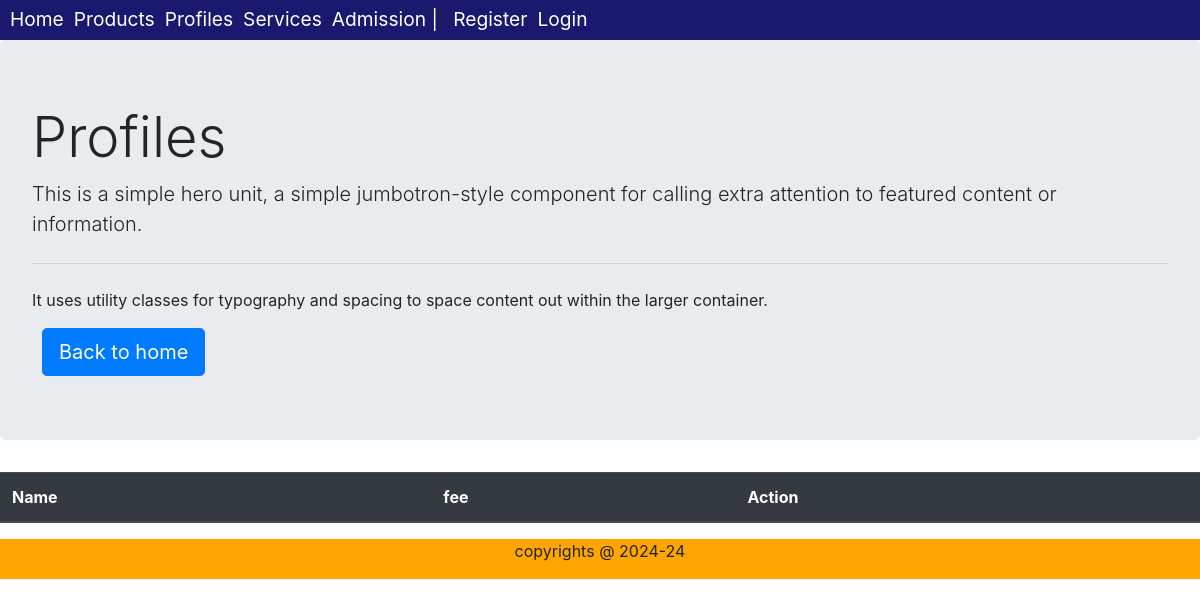
The app's page /profiles, older data.
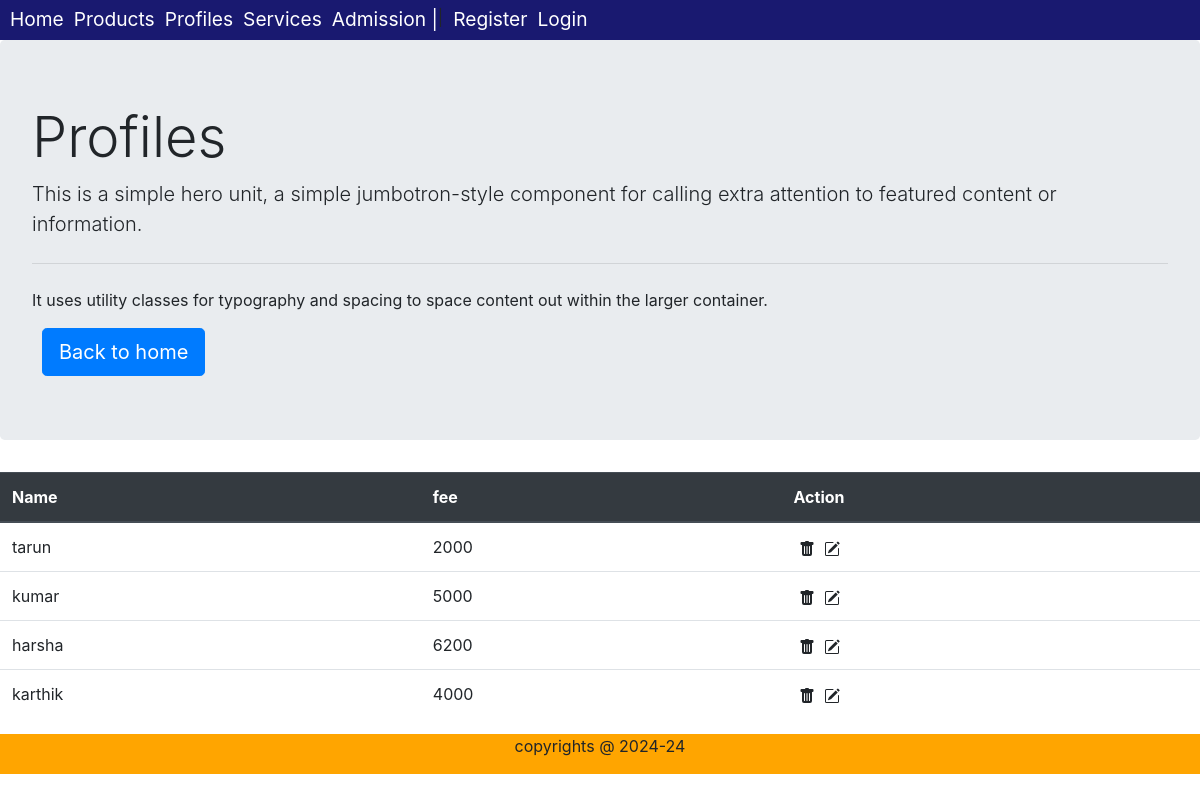
The same page, newer data.
### profiles/models.py (models this page shows)
class Studentprofile(models.Model):
    stu_name=models.CharField(max_length=100)
    fee=models.PositiveIntegerField()
    class Meta:
        verbose_name="Studentprofile"
        verbose_name_plural="Studentprofiles"

### profiles/views.py (the view)
# urls.py: path('profiles',profiles,name='profiles'),
def profiles(request):
    data=Studentprofile.objects.all()
    res=render(request,'profiles.html',{'stu':data})
    return res

### templates/profiles.html (shortened to what this page needs)
{% extends 'layout.html' %}
{% block content %}
<div class="jumbotron">
    <h1 class="display-4">Profiles</h1>
    <p class="lead">This is a simple hero unit, a simple jumbotron-style component for calling extra attention to featured content or information.</p>
    <hr class="my-4">
    <p>It uses utility classes for typography and spacing to space content out within the larger container.</p>
    <a class="btn btn-primary btn-lg" href="{% url 'home' %}" role="button">Back to home</a>
  </div>
  <div>
    <table class="table">
      <thead class="thead-dark">
        <tr>
          <th scope="col">Name</th>
          <th scope="col">fee</th>
          <th scope="col">Action</th>
        </tr>
          {% for ree in stu %}
          <tr>
            <td>{{ree.stu_name}}</td>
            <td>{{ree.fee}}</td>
            <td>
              <span>
          </span>
          </td>
          </tr>
          {% endfor %}
      </table>
  </div>
{% endblock content %}

Row changes from the older to the newer data that the page shows:
added Studentprofile: stu_name "tarun", fee "2000"
added Studentprofile: stu_name "kumar", fee "5000"
added Studentprofile: stu_name "harsha", fee "6200"
added Studentprofile: stu_name "karthik", fee "4000"
